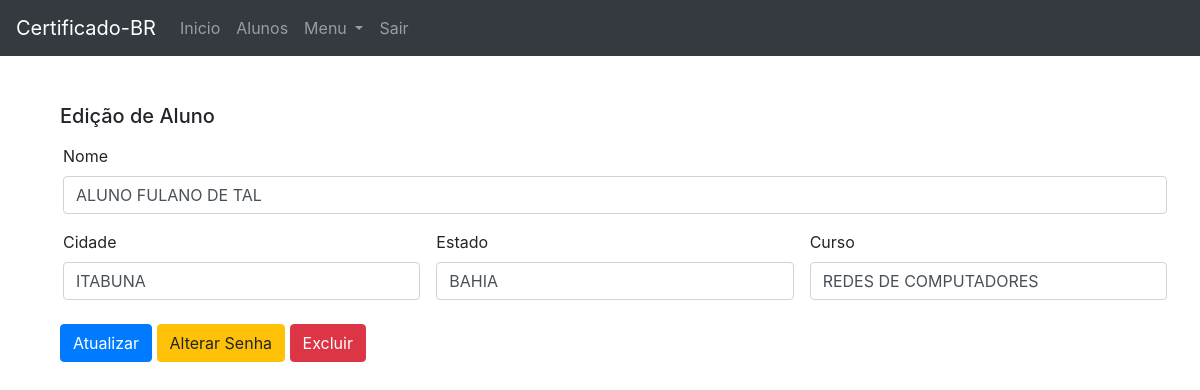
/editar_aluno/9 (signed in), run on the app's committed database.
### core/models.py (models this page shows, shortened)
class Aluno(models.Model):
    nome = models.CharField('Nome', max_length=200)
    matricula = models.CharField('Matricula', max_length=8, editable=False)
    cidade = models.CharField('Cidade', max_length=40)
    uf = models.CharField('Estado', max_length=20)
    curso = models.CharField('Curso', max_length=200)
    user = models.ForeignKey(User, on_delete=models.CASCADE, null=True, blank=True)

### core/views.py (the view, shortened to what this page needs)
# urls.py: path('editar_aluno/<int:id>', edit_aluno, name='edit_aluno'),
@login_required()
def edit_aluno(request, id):
    template_name = 'edit_aluno.html'
    aluno = Aluno.objects.get(id=id)
    usuario = User.objects.get(username=aluno.user)
    return render(request, template_name, locals())

### core/templates/edit_aluno.html (shortened to what this page needs)
{% extends "base.html" %}
{% block menu %}
<nav class="navbar navbar-expand-lg navbar-dark bg-dark">
    <a class="navbar-brand" href="#">Certificado-BR</a>
    <div class="collapse navbar-collapse" id="conteudoNavbarSuportado">
        <ul class="navbar-nav mr-auto">
            <li class="nav-item ">
                <a class="nav-link" href="{% url 'index' %}">Inicio <span class="sr-only">(página atual)</span></a>
            </li>
            <li class="nav-item">
                <a class="nav-link" href="{% url 'alunos' %}">Alunos</a>
            </li>
            <li class="nav-item dropdown">
                <a class="nav-link dropdown-toggle" href="#" id="navbarDropdown" role="button" data-toggle="dropdown" aria-haspopup="true" aria-expanded="false">
                    Menu
                </a>
            </li>
            <li class="nav-item">
                <a class="nav-link" href="{% url 'logout' %}">Sair</a>
            </li>
        </ul>
    </div>
</nav>
{% endblock %}
{% block main %}
<div class="row mt-5">
<div class="container">
    <h5>Edição de Aluno</h5>
        <form method="post">
            <div class="form-row">
                <div class="col-12 p-2">
                    <label for="lblnome">Nome</label>
                    <input type="text" class="form-control" id="lblnome" name="nome" value="{{ aluno.nome }}" required>
                </div>
                <div class="col-4 p-2">
                    <label for="lblcidade">Cidade</label>
                    <input type="text" class="form-control" id="lblcidade" name="cidade" value="{{ aluno.cidade }}" required>
                </div>
                <div class="col-4 p-2">
                    <label for="lblestado">Estado</label>
                    <input type="text" class="form-control" id="lblestado" name="estado" value="{{ aluno.uf }}" required>
                </div>
                <div class="col-4 p-2">
                    <label for="lblcurso">Curso</label>
                    <input type="text" class="form-control" id="lblcurso" name="curso" value="{{ aluno.curso }}" required>
                </div>
            </div>
             <button class="btn btn-primary mt-3">Atualizar</button>
             <a href="#" class="btn btn-warning mt-3" class="open-modal" data-toggle="modal" data-target="#alteraSenhaModal">Alterar Senha</a>
             <a href="{% url 'excluir_aluno' aluno.id %}" class="btn btn-danger mt-3">Excluir</a>
        </form>
</div>
</div>
{% endblock %}

### data on the page
Aluno: nome "ALUNO FULANO DE TAL", cidade "ITABUNA", estado "BAHIA", curso "REDES DE COMPUTADORES"
